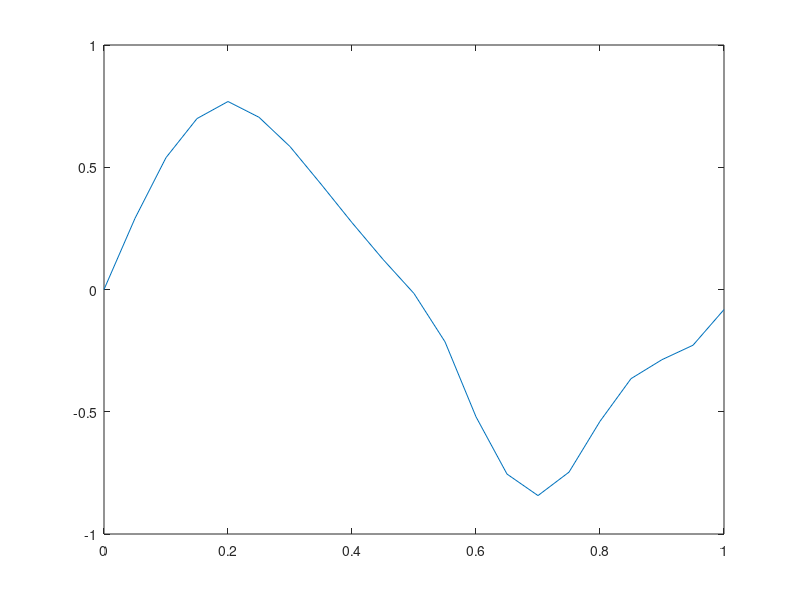

The MATLAB source for this figure:
M =20;
dx =0.05;
dt = 0.01;
T =5;
t =0;
x = 0:dx:M*dx;
phi0 = sin(2*pi*x);
plot(x,phi0);
phi1 = phi0;
while t<T
    for i = 1: M+1
        if i ==1
            df(i)= (-phi1(2)-2*phi1(i)+phi1(i+1))/(dx*dx);
        elseif i ==M+1
            df(i)= (phi1(i-1)-2*phi1(i)-phi1(M-1))/(dx*dx);
        else
            df(i)= (phi1(i-1)-2*phi1(i)+phi1(i+1))/(dx*dx);
        end
    end
    for i = 1 : M+1
        phi2(i) = 2*phi1(i)-phi0(i)+dt*dt*df(i);
    end
    plot(x,phi2);pause(0.5);
    t = t + dt;
    for i = 1: M+1
        phi0(i) = phi1(i);
        phi1(i) = phi2(i);
    end
end